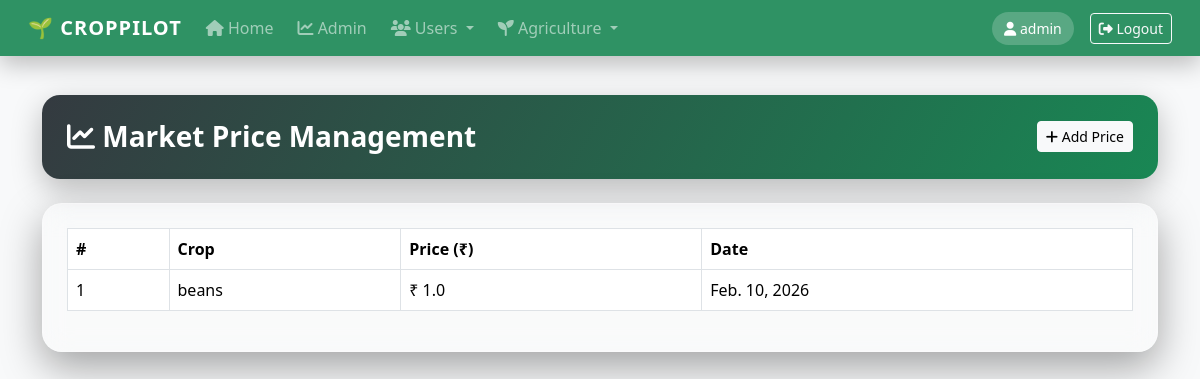
The page /adminpanel/market-prices/ (signed in) on the database its author committed.
### croppilot_app/models.py (models this page shows, shortened)
class MarketPrice(models.Model):
    crop = models.ForeignKey(Crop, on_delete=models.CASCADE)
    price = models.FloatField()
    date = models.DateField(auto_now_add=True)

class Crop(models.Model):
    name = models.CharField(max_length=100)
    suitable_soil = models.CharField(max_length=100)
    season = models.CharField(max_length=50)

### croppilot_app/views.py (the view, shortened to what this page needs)
@role_required(allowed_roles=['admin'])
def manage_market_prices(request):
    return render(request, 'adminpanel/market_prices.html', {
        'prices': MarketPrice.objects.all(),
        'crops': Crop.objects.all()
    })

### templates/adminpanel/market_prices.html (shortened to what this page needs)
{% extends 'base.html' %}
{% block content %}
<div class="page-header mb-4 d-flex justify-content-between align-items-center">
  <h3 class="fw-bold mb-0">
    <i class="fas fa-chart-line"></i> Market Price Management
  </h3>
  <button class="btn btn-light btn-sm"
          data-bs-toggle="modal"
          data-bs-target="#addPriceModal">
    <i class="fas fa-plus"></i> Add Price
  </button>
</div>
<div class="glass-card p-4">
  <div class="table-responsive">
    <table class="table table-bordered align-middle">
      <thead>
        <tr>
          <th>#</th>
          <th>Crop</th>
          <th>Price (₹)</th>
          <th>Date</th>
        </tr>
      </thead>
      <tbody>
        {% for p in prices %}
        <tr>
          <td>{{ forloop.counter }}</td>
          <td>{{ p.crop.name }}</td>
          <td>₹ {{ p.price }}</td>
          <td>{{ p.date }}</td>
        </tr>
        {% empty %}
        <tr>
          <td colspan="4" class="text-center text-muted">
            No market price data available
          </td>
        </tr>
        {% endfor %}
      </tbody>
    </table>
  </div>
</div>
{% endblock %}

### templates/base.html (shortened to what this page needs)
<!DOCTYPE html>
<html lang="en">
<head>
<link href="https://cdn.jsdelivr.net/npm/bootstrap@5.3.2/dist/css/bootstrap.min.css" rel="stylesheet">
<link href="https://cdnjs.cloudflare.com/ajax/libs/font-awesome/6.5.1/css/all.min.css" rel="stylesheet">
</head>
<body class="bg-light">
<nav class="navbar navbar-expand-lg navbar-dark navbar-custom glass-nav fixed-top px-3">
  <div class="container-fluid">
    <a class="navbar-brand" href="/">
      🌱 CROPPILOT
    </a>
    <div class="collapse navbar-collapse" id="mainNavbar">
      <ul class="navbar-nav me-auto mb-2 mb-lg-0">
        {% if user.is_authenticated %}
          <li class="nav-item">
            <a class="nav-link" href="#">
              <i class="fas fa-home"></i> Home
            </a>
          </li>
          {% if user.profile.role == 'farmer' %}
            <li class="nav-item"><a class="nav-link" href="/farmer/dashboard/"><i class="fas fa-seedling"></i> Dashboard</a></li>
            <li class="nav-item"><a class="nav-link" href="/farmer/disease/"><i class="fas fa-leaf"></i> Disease</a></li>
            <li class="nav-item"><a class="nav-link" href="/farmer/query/"><i class="fas fa-comments"></i> Ask Officer</a></li>
            <li class="nav-item"><a class="nav-link" href="/farmer/replies/"><i class="fas fa-reply"></i> Replies</a></li>
            <li class="nav-item"><a class="nav-link" href="/farmer/smart-soil/"><i class="fas fa-brain"></i> Smart Soil</a></li>
            <li class="nav-item"><a class="nav-link" href="/farmer/market-prices/"><i class="fas fa-rupee-sign"></i> Prices</a></li>
            <li class="nav-item"><a class="nav-link" href="/farmer/feedback/"><i class="fas fa-star"></i> Feedback</a></li>
          {% elif user.profile.role == 'officer' %}
            <li class="nav-item"><a class="nav-link" href="/officer/dashboard/"><i class="fas fa-user-tie"></i> Officer Dashboard</a></li>
          {% elif user.profile.role == 'admin' or user.is_superuser %}
            <li class="nav-item"><a class="nav-link" href="/adminpanel/dashboard/"><i class="fas fa-chart-line"></i> Admin</a></li>
            <li class="nav-item dropdown">
              <a class="nav-link dropdown-toggle" data-bs-toggle="dropdown">
                <i class="fas fa-users"></i> Users
              </a>
            </li>
            <li class="nav-item dropdown">
              <a class="nav-link dropdown-toggle" data-bs-toggle="dropdown">
                <i class="fas fa-seedling"></i> Agriculture
              </a>
            </li>
          {% endif %}
        {% endif %}
      </ul>
      {% if user.is_authenticated %}
        <span class="user-badge text-white me-3">
          <i class="fas fa-user"></i> {{ user.username }}
        </span>
        <a href="/logout/" class="btn btn-outline-light btn-sm">
          <i class="fas fa-sign-out-alt"></i> Logout
        </a>
      {% endif %}
    </div>
  </div>
</nav>
<div class="container page-container">
  {% block content %}{% endblock %}
</div>
</body>
</html>

### templates/base.html (style rules this page uses)
.navbar-custom { background: linear-gradient(120deg, #0f5132, #198754); box-shadow: 0 8px 25px rgba(0,0,0,.25); }
.glass-nav { backdrop-filter: blur(10px); background: rgba(25, 135, 84, 0.9); }
.navbar-brand { font-weight: 800; letter-spacing: 1px; }
.nav-link { font-weight: 500; margin-right: 8px; transition: 0.3s; }
.user-badge { background: rgba(255,255,255,.2); padding: 6px 12px; border-radius: 20px; font-size: 14px; }
.page-container { margin-top: 95px; }

### templates/adminpanel/market_prices.html (style rules this page uses)
.page-header { background: linear-gradient(120deg,#343a40,#198754); border-radius: 18px; padding: 25px; color: white; box-shadow: 0 10px 30px rgba(0,0,0,.25); }
.glass-card { background: rgba(255,255,255,.15); backdrop-filter: blur(14px); border-radius: 20px; border: 1px solid rgba(255,255,255,.25); box-shadow: 0 15px 40px rgba(0,0,0,.35); }
.table thead { background:#198754; color:white; }

### rows shown on the page
MarketPrice: crop.name "beans", price "1.0", date "Feb. 10, 2026"

### other values the page prints
{{ user.username }} "admin"
